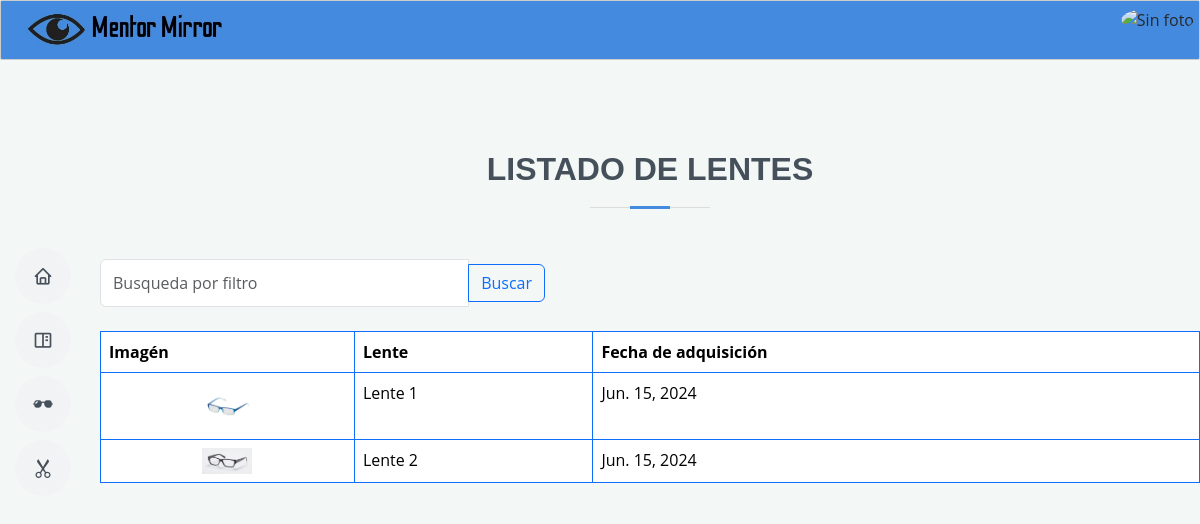
The page /optical/optical_list/ (signed in) on the database as committed earlier.
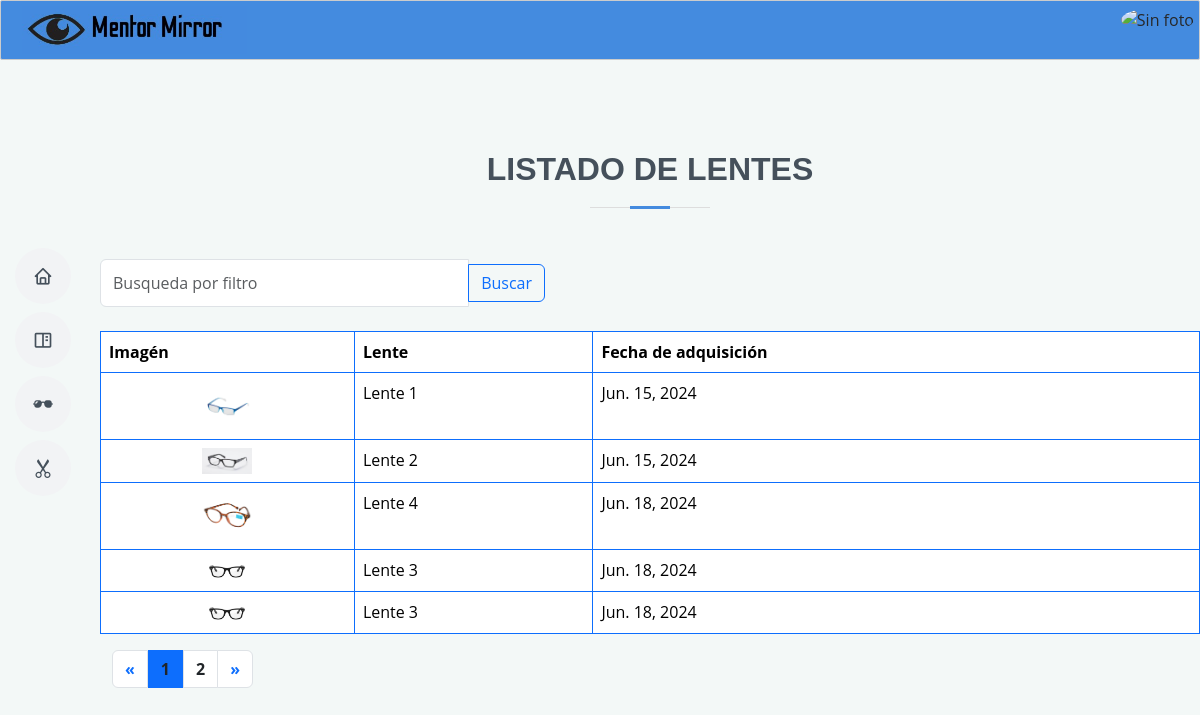
The same page on the database as committed later.
### apps/optical/models.py (models this page shows, shortened)
class UserGlasses(models.Model):
    user = models.ForeignKey(User, on_delete= models.CASCADE)
    glass = models.ForeignKey(Glasses, on_delete= models.CASCADE)
    date = models.DateField(auto_now_add = True)

class Glasses(models.Model):
    image = models.ImageField(verbose_name= 'Imagenes', name= 'Imagen', upload_to = 'glasses/')
    name = models.CharField(verbose_name= 'Lentes', name = 'Lente', max_length= 30)
    face_shape = models.CharField(max_length= 20, choices= FACE_SHAPE_CHOICES)
    token = models.UUIDField(default=uuid.uuid4, editable=False, unique=True)

### apps/optical/views/optical_list.py (the view)
# urls.py: path('optical_list/', optical_list.OpticalList.as_view(), name="optical_list" ),
class OpticalList(LoginRequiredMixin, ListView):
    model = UserGlasses
    template_name = 'optical_list.html'
    context_object_name = 'glasses'
    paginate_by = 5
    queryset = None
    def get_queryset(self):
        query = self.request.GET.get('query')
        queryset = self.model.objects.filter(user=self.request.user)
        if query:
            queryset = queryset.filter(Q(glass__Lente__icontains = query) | Q(date__icontains = query))
            return queryset
        return queryset
    def get_context_data(self, **kwargs):
        context = super().get_context_data(**kwargs)
        context['title'] = 'Listado de lentes'
        return context

### apps/optical/templates/optical_list.html (shortened to what this page needs)
{% extends "components/base.html" %}
{% load static %}
{% block content %}
<section id="portfolio" class="portfolio section-bg">
    <div class="section-title">
        <h2>{{title}}</h2>
      </div>
      <form action="" style="max-width: 450px;">
        <div class="input-group">
            <input type="text" class="form-control" placeholder="Busqueda por filtro" name="query" value="{{ request.GET.query }}">
            <button class="btn btn-outline-primary" data-bs-toggle="tooltip" data-bs-title="Busqueda por filtro">
                Buscar
            </button>
        </div>
    </form>
    <br>
    <table class="table table-bordered border-primary" colspan="6">
        <thead>
            <tr>
              <th scope="col">Imagén</th>
              <th scope="col">Lente</th>
              <th scope="col">Fecha de adquisición</th>
            </tr>
          </thead>
          <tbody>
            {% for glass in glasses %}
            <tr>
                <td><img src='{{glass.glass.Imagen.url}}'></td>
                <td>{{glass.glass.Lente}}</td>
                <td>{{glass.date}}</td>
            </tr>
            {% empty %}
            <tr>
                <td colspan="3">Sin datos</td>
            </tr>
            {% endfor %}
          </tbody>
    </table>
<div class="container center">
    {% if page_obj.paginator.num_pages > 1 %}
    <ul class="pagination">
      <li class="page-item">
      <a class="page-link text-primary fw-bold" href="?page=1">&laquo;</a>
      </li>
        {% for page_num in page_obj.paginator.page_range %}
            <li class="list-group-item {% if page_num ==  page_obj.number %}active{% endif %} ">
                <a class="page-link text-dark fw-bold" href="{% url 'optical:optical_list' %}?page={{ page_num }}">{{ page_num }}</a>
            </li>
        {% endfor %}
        <li class="page-item">
            <a class="page-link text-primary fw-bold" href="{% url 'optical:optical_list' %}?page={{ page_obj.paginator.num_pages }}">&raquo;</a>
        </li>
    </ul>
  {% endif %}
  </div>
</section>
{% endblock content %}

### templates/components/base.html (shortened to what this page needs)
<!DOCTYPE html>
<html lang="es">
<head>
  {% load static %}
</head>
<body style="background-color: #F3F8F7  ;">
  {% block navbar %}
  <nav>
    <ul class="navbar-nav mr-auto">
      <li class="nav-item nav-link" align="right" style="border: 1px solid #ccc; padding: 5px; border-radius: 2px; background-color: #448BDF ;">
        <div style="position: relative;">
          <img src="{% static 'assets/img/logo.jpg' %}" style="float: left; margin-left: 16px; width: 225px;">
          {% if not user.is_authenticated %}
          {% elif user.profile_picture %}
            <img src="{{ user.profile_picture.url }}" alt="Foto de perfil" class="rounded-circle profile-image" width="50" height="50" onclick="toggleMenu()">
          {% else %}
            <img src="{% static 'assets/img/perfil.jpg' %}" alt="Sin foto" class="rounded-circle profile-image" width="50" height="50" onclick="toggleMenu()">
          {% endif %}
        </div>
      </li>
    </ul>
  </nav>
  {% endblock navbar %}
  <link href="{% static 'assets/vendor/aos/aos.css' %}" rel="stylesheet">
  <link href="{% static 'assets/vendor/bootstrap/css/bootstrap.min.css' %}" rel="stylesheet">
  <link href="{% static 'assets/vendor/bootstrap-icons/bootstrap-icons.css' %}" rel="stylesheet">
  <link href="{% static 'assets/vendor/boxicons/css/boxicons.min.css' %}" rel="stylesheet">
  <link href="{% static 'assets/vendor/glightbox/css/glightbox.min.css' %}" rel="stylesheet">
  <link href="{% static 'assets/vendor/swiper/swiper-bundle.min.css' %}" rel="stylesheet">
  <link href="{% static 'assets/css/style.css' %}" rel="stylesheet">
  <link href="https://cdn.jsdelivr.net/npm/select2@4.1.0-rc.0/dist/css/select2.min.css" rel="stylesheet" />
</head>
<body>
  <header id="header" class="d-flex flex-column justify-content-center">
    <nav id="navbar" class="navbar nav-menu">
      <ul>
        {% if request.path == '/' %}
        <li><a href= {% url "core:home" %} class="nav-link scrollto active"><i class="bx bx-home"></i> <span>Inicio</span></a></li>
        {% else %}
        <li><a href= {% url "core:home" %} class="nav-link scrollto"><i class="bx bx-home"></i> <span>Inicio</span></a></li>
        {% endif %}
        {% if request.path == '/about/'  %}
        <li><a href={% url "core:about" %} class="nav-link scrollto active"><i class="bx bx-book-content"></i> <span>Acerca</span></a></li>
        {% else %}
        <li><a href={% url "core:about" %} class="nav-link scrollto"><i class="bx bx-book-content"></i> <span>Acerca</span></a></li>
        {% endif %}
        {% if request.path == '/optical/'  %}
        <li><a href={% url "optical:index" %} class="nav-link scrollto active"><i class="bi bi-sunglasses"></i> <span>Módulo óptico</span></a></li>
        {% else %}
        <li><a href={% url "optical:index" %} class="nav-link scrollto"><i class="bi bi-sunglasses"></i> <span>Módulo óptico</span></a></li>
        {% endif %}
        {% if request.path == '/haircut/'  %}
        <li><a href={% url "haircut:index" %} class="nav-link scrollto active"><i class="bi bi-scissors"></i> <span>Módulo de peinados</span></a></li>
        {% else %}
        <li><a href={% url "haircut:index" %} class="nav-link scrollto"><i class="bi bi-scissors"></i> <span>Módulo de peinados</span></a></li>
        {% endif %}
        {% if not user.is_authenticated and request.path == '/login/'%}
        <li><a href={% url "core:login" %} class="nav-link scrollto active"><i class="bi bi-box-arrow-in-right"></i> <span>Ingresar</span></a></li>
        {% elif not user.is_authenticated %}
        <li><a href={% url "core:login" %} class="nav-link scrollto"><i class="bi bi-box-arrow-in-right"></i> <span>Ingresar</span></a></li>
        {% else %}
        <br>
        {% endif %}
        {% if not user.is_authenticated and request.path == '/register/' %}
        <li><a href={% url "core:register" %} class="nav-link scrollto active"><i class="bi bi-r-circle-fill"></i> <span>Registrarse</span></a></li>
        {% elif not user.is_authenticated %}
        <li><a href={% url "core:register" %} class="nav-link scrollto "><i class="bi bi-r-circle-fill"></i> <span>Registrarse</span></a></li>
        {% else %}
        <br>
        {% endif %}
      </ul>
    </nav>
  </header>
  <main id="main">
  {% block content %}
  {% endblock content %}
  </main>
</body>
</html>

### static/assets/css/style.css (style rules this page uses)
body { font-family: "Open Sans", sans-serif; color: #272829; }
a { color: #448BDF; text-decoration: none; }
h1, h2, h3, h4, h5, h6 { font-family: "Raleway", sans-serif; }
#header { position: fixed; top: 0; left: 0; bottom: 0; z-index: 9997; transition: all 0.5s; padding: 15px; overflow-y: auto; }
@media (min-width: 991px) { #main { margin-left: 100px; } }
.nav-menu { padding: 0; display: block; }
.nav-menu * { margin: 0; padding: 0; list-style: none; }
.nav-menu>ul>li { position: relative; white-space: nowrap; }
.nav-menu a, .nav-menu a:focus { display: flex; align-items: center; color: #45505b; padding: 10px 18px; margin-bottom: 8px; transition: 0.3s; font-size: 15px; border-radius: 50px; background: #f2f3f5; height: 56px; width: 100%; overflow: hidden; transition: 0.3s; }
.nav-menu a i, .nav-menu a:focus i { font-size: 20px; }
@media (min-width: 992px) { .nav-menu a, .nav-menu a:focus { width: 56px; } }
section { padding: 90px 0; overflow: hidden; }
.section-title { text-align: center; padding-bottom: 30px; }
.section-title h2 { font-size: 32px; font-weight: bold; text-transform: uppercase; margin-bottom: 20px; padding-bottom: 20px; position: relative; color: #45505b; }
.section-title h2::before { content: ""; position: absolute; display: block; width: 120px; height: 1px; background: #ddd; bottom: 1px; left: calc(50% - 60px); }
.section-title h2::after { content: ""; position: absolute; display: block; width: 40px; height: 3px; background: #448BDF; bottom: 0; left: calc(50% - 20px); }
button { background-color: #448BDF ; color: white; padding: 12px 20px; border: none; border-radius: 4px; cursor: pointer; transition: 0.3s; margin: 5px; }

### templates/components/base.html (style rules this page uses)
.profile-image { cursor: pointer; transition: transform 0.3s ease-in-out; }

### apps/optical/templates/optical_list.html (style rules this page uses)
.table img { max-width: 50px; max-height: 50px; display: block; margin: 0 auto; }

Rows that differ between the two databases and show on the page:
added UserGlasses: glass.Imagen (picture), glass.Lente "Lente 4", date "Jun. 18, 2024"
added UserGlasses: glass.Imagen (picture), glass.Lente "Lente 3", date "Jun. 18, 2024"
added UserGlasses: glass.Imagen (picture), glass.Lente "Lente 3", date "Jun. 18, 2024"
Other text that changed with them:
new list line: "1"
new list line: "2"
